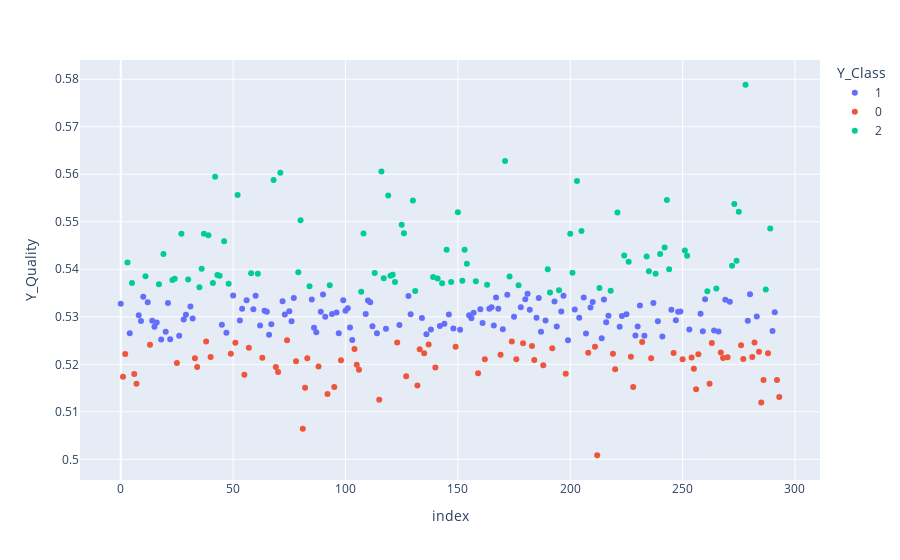

Source (notebook cell):
### Code cell
df = data.copy()
df["Y_Class"] = df["Y_Class"].astype(str)
fig = px.scatter(data_frame= df, x=df.index, y=df.Y_Quality, color=df.Y_Class)
fig.show()

### Figure 1 — Plotly figure (JSON) as saved in the notebook; plotly's stock layout.template omitted (floating-point values rounded to 4 significant figures; data arrays with more than 128 entries replaced by an {"elided": "..."} marker saying what was removed)
{"data": [{"hovertemplate": "Y_Class=1<br>index=%{x}<br>Y_Quality=%{y}<extra></extra>", "legendgroup": "1", "marker": {"color": "#636efa", "symbol": "circle"}, "mode": "markers", "name": "1", "orientation": "v", "showlegend": true, "type": "scatter", "x": {"elided": "130 int values"}, "xaxis": "x", "y": {"elided": "130 float values"}, "yaxis": "y"}, {"hovertemplate": "Y_Class=0<br>index=%{x}<br>Y_Quality=%{y}<extra></extra>", "legendgroup": "0", "marker": {"color": "#EF553B", "symbol": "circle"}, "mode": "markers", "name": "0", "orientation": "v", "showlegend": true, "type": "scatter", "x": [1, 2, 6, 7, 13, 25, 33, 34, 38, 40, 49, 51, 55, 57, 63, 69, 70, 74, 78, 81, 82, 83, 88, 92, 95, 98, 104, 105, 106, 115, 123, 127, 132, 133, 135, 137, 140, 149, 159, 162, 169, 174, 176, 179, 183, 184, 188, 192, 198, 208, 211, 212, 219, 220, 227, 228, 232, 236, 246, 250, 254, 255, 256, 257, 262, 263, 267, 268, 270, 276, 277, 281, 282, 284, 285, 286, 288, 292, 293], "xaxis": "x", "y": [0.5174, 0.5222, 0.5179, 0.5159, 0.5241, 0.5203, 0.5212, 0.5195, 0.5248, 0.5215, 0.5222, 0.5246, 0.5178, 0.5235, 0.5214, 0.5194, 0.5184, 0.525, 0.5206, 0.5064, 0.5151, 0.5213, 0.5195, 0.5138, 0.5152, 0.5209, 0.5232, 0.5199, 0.5188, 0.5125, 0.5246, 0.5175, 0.5155, 0.5232, 0.5223, 0.5242, 0.5193, 0.5237, 0.5181, 0.5211, 0.522, 0.5248, 0.521, 0.5244, 0.5238, 0.5209, 0.5198, 0.5234, 0.518, 0.5224, 0.5237, 0.5009, 0.5222, 0.519, 0.5216, 0.5152, 0.5247, 0.5213, 0.5224, 0.5211, 0.5214, 0.519, 0.5148, 0.5221, 0.5159, 0.5245, 0.5225, 0.5213, 0.5215, 0.524, 0.5211, 0.5215, 0.5246, 0.5227, 0.512, 0.5167, 0.5223, 0.5167, 0.5131], "yaxis": "y"}, {"hovertemplate": "Y_Class=2<br>index=%{x}<br>Y_Quality=%{y}<extra></extra>", "legendgroup": "2", "marker": {"color": "#00cc96", "symbol": "circle"}, "mode": "markers", "name": "2", "orientation": "v", "showlegend": true, "type": "scatter", "x": [3, 5, 11, 17, 19, 23, 24, 27, 30, 35, 36, 37, 39, 41, 42, 43, 44, 46, 48, 52, 58, 61, 68, 71, 79, 80, 84, 93, 107, 108, 113, 116, 117, 119, 120, 121, 122, 125, 126, 130, 131, 139, 141, 143, 145, 147, 150, 152, 153, 154, 158, 163, 171, 173, 177, 190, 191, 195, 200, 201, 203, 205, 213, 218, 221, 224, 226, 234, 235, 238, 240, 242, 243, 244, 251, 252, 261, 265, 272, 273, 274, 275, 278, 287, 289], "xaxis": "x", "y": [0.5414, 0.5371, 0.5385, 0.5369, 0.5432, 0.5377, 0.538, 0.5475, 0.5378, 0.5362, 0.5401, 0.5475, 0.5472, 0.5371, 0.5595, 0.5388, 0.5386, 0.5459, 0.537, 0.5556, 0.5391, 0.5391, 0.5588, 0.5603, 0.5394, 0.5503, 0.5364, 0.5367, 0.5353, 0.5475, 0.5392, 0.5606, 0.5381, 0.5555, 0.5386, 0.5389, 0.5373, 0.5494, 0.5476, 0.5545, 0.5354, 0.5384, 0.538, 0.537, 0.5441, 0.5373, 0.552, 0.5376, 0.5441, 0.5411, 0.5375, 0.5367, 0.5628, 0.5385, 0.5366, 0.54, 0.5351, 0.5356, 0.5475, 0.5393, 0.5586, 0.5481, 0.536, 0.5355, 0.5519, 0.5429, 0.5416, 0.5427, 0.5396, 0.539, 0.5432, 0.5446, 0.5546, 0.54, 0.544, 0.5428, 0.5354, 0.536, 0.5407, 0.5537, 0.5418, 0.5521, 0.5788, 0.5357, 0.5486], "yaxis": "y"}], "layout": {"autosize": true, "legend": {"title": {"text": "Y_Class"}, "tracegroupgap": 0}, "margin": {"t": 60}, "xaxis": {"anchor": "y", "autorange": true, "domain": [0, 1], "range": [-17.74, 310.7], "title": {"text": "index"}, "type": "linear"}, "yaxis": {"anchor": "x", "autorange": true, "domain": [0, 1], "range": [0.4948, 0.5849], "title": {"text": "Y_Quality"}, "type": "linear"}}}
